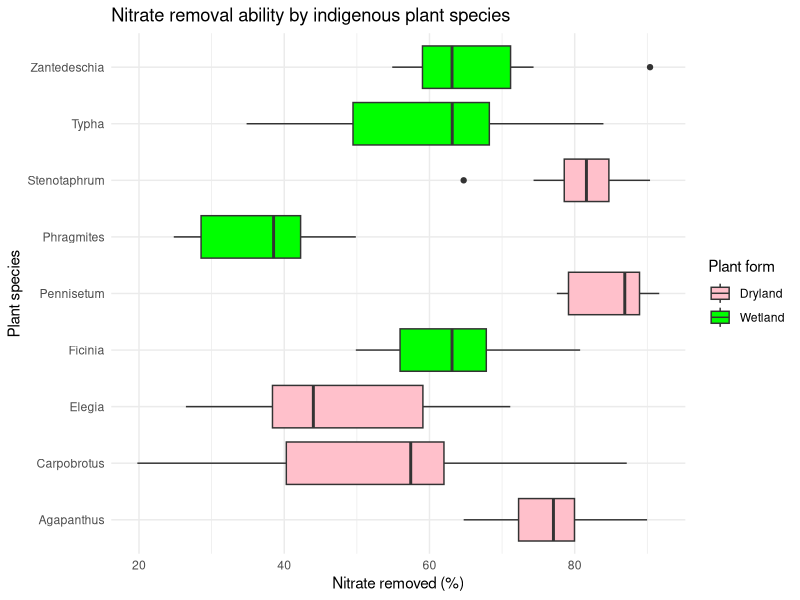
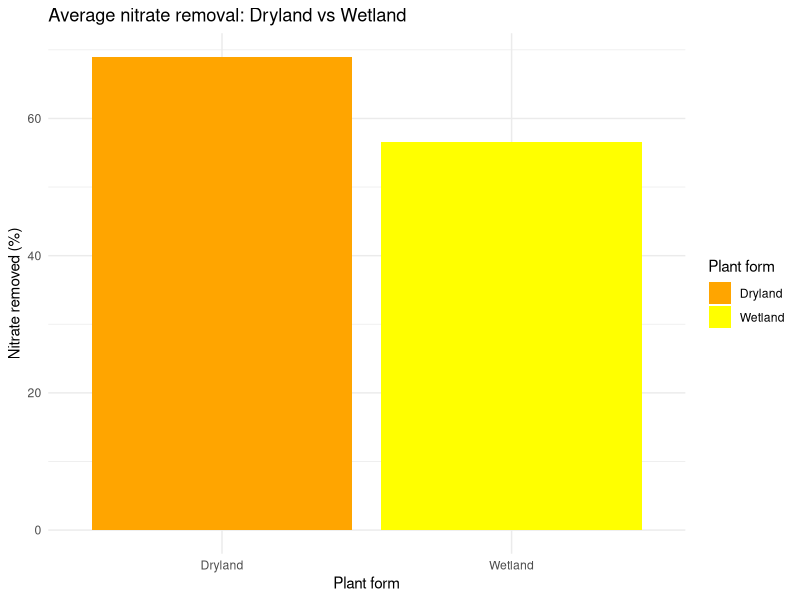

The R source for these figures, in order:
## ---- chunk 1
# Upload tidy verse
library(tidyverse)
## ---- chunk 2

# stringsAsFactors= FALSE allows me to manipulate the "characters", so I can change them to numbers later

#load data
raw_data <- read.csv("DATA/stormwater.csv", stringsAsFactors = FALSE)
## ---- chunk 3
#Separate into multiple columns
stormwaterdata <- raw_data %>%
  separate(col = 1,  # Separate the first column
           into = c("id", "species", "plant.form", "outflow", "inflow", "no3"), #use these headings
           sep = ",", 
           convert = TRUE) %>%
  mutate(
    species = str_remove_all(species, "\""),  # Remove quotes from species
    plant.form = str_remove_all(plant.form, "\"")  # Remove quotes plant.form
  )
## ---- chunk 4
# see the summary of the data
summary(stormwaterdata)

#R is providing the 5 number summary, meaning that it is treating the numbers as numbers and no longer as characters
## ---- chunk 5
# Calculate mean, standard deviation, and sample size for NO3 removal by each species
# Arranged from highest to lowest removal ability to identify best performers

library(tidyverse)
stormwaterdata %>%
  group_by(species) %>%
  summarise(
    mean_no3 = mean(no3),
    sd_no3 = sd(no3),
    mean_outflow = mean(outflow),
    n = n()
  ) %>%
  arrange(desc(mean_no3))
## ---- chunk 6

# Compare average NO3 removal between the two plant form types
# This shows whether plant habitat type (dryland/wetland) affects removal ability

stormwaterdata %>%
  filter(plant.form != "") %>%  # Remove Control rows
  group_by(plant.form) %>%
  summarise(
    mean_no3 = mean(no3),
    sd_no3 = sd(no3),
    mean_outflow = mean(outflow),
    n = n()
  )

## ---- chunk 7
# Compare average NO3 removal between plant systems and the control (soil only)
# This determines if plants significantly improve nitrate removal compared to no treatment

# Control data (soil only, no plants)
control_data <- stormwaterdata %>%
  filter(species == "Control") %>%
  summarise(
    mean_no3 = mean(no3),
    sd_no3 = sd(no3),
    mean_outflow = mean(outflow)
  )

# Planted data (all plant species combined)
planted_data <- stormwaterdata %>%
  filter(species != "Control") %>%
  summarise(
    mean_no3 = mean(no3),
    sd_no3 = sd(no3),
    mean_outflow = mean(outflow)
  )
## ---- chunk 8
# View control data
control_data

#view plant data
planted_data
## ---- chunk 9
# Plot 1: NO3 removal ability per plant species, coloured by plant form

stormwaterdata %>%
  filter(plant.form != "") %>%
  ggplot(aes(x = species, y = no3, fill = plant.form)) +
  geom_boxplot() +
  scale_fill_manual(values = c("Dryland" = "pink", "Wetland" = "green")) +
  theme_minimal() +
  coord_flip() +
  labs(title = "Nitrate removal ability by indigenous plant species",
       x = "Plant species",
       y = "Nitrate removed (%)",
       fill = "Plant form")

## Plot 2: Average NO3 removal comparison between dryland and wetland plants

stormwaterdata %>%
  filter(plant.form != "") %>%
  group_by(plant.form) %>%
  summarise(mean_no3 = mean(no3)) %>%
  ggplot(aes(x = plant.form, y = mean_no3, fill = plant.form)) +
  geom_col() +
  scale_fill_manual(values = c("Dryland" = "orange", "Wetland" = "yellow")) +
  theme_minimal() +
  labs(title = "Average nitrate removal: Dryland vs Wetland",
       x = "Plant form",
       y = "Nitrate removed (%)",
       fill = "Plant form")

